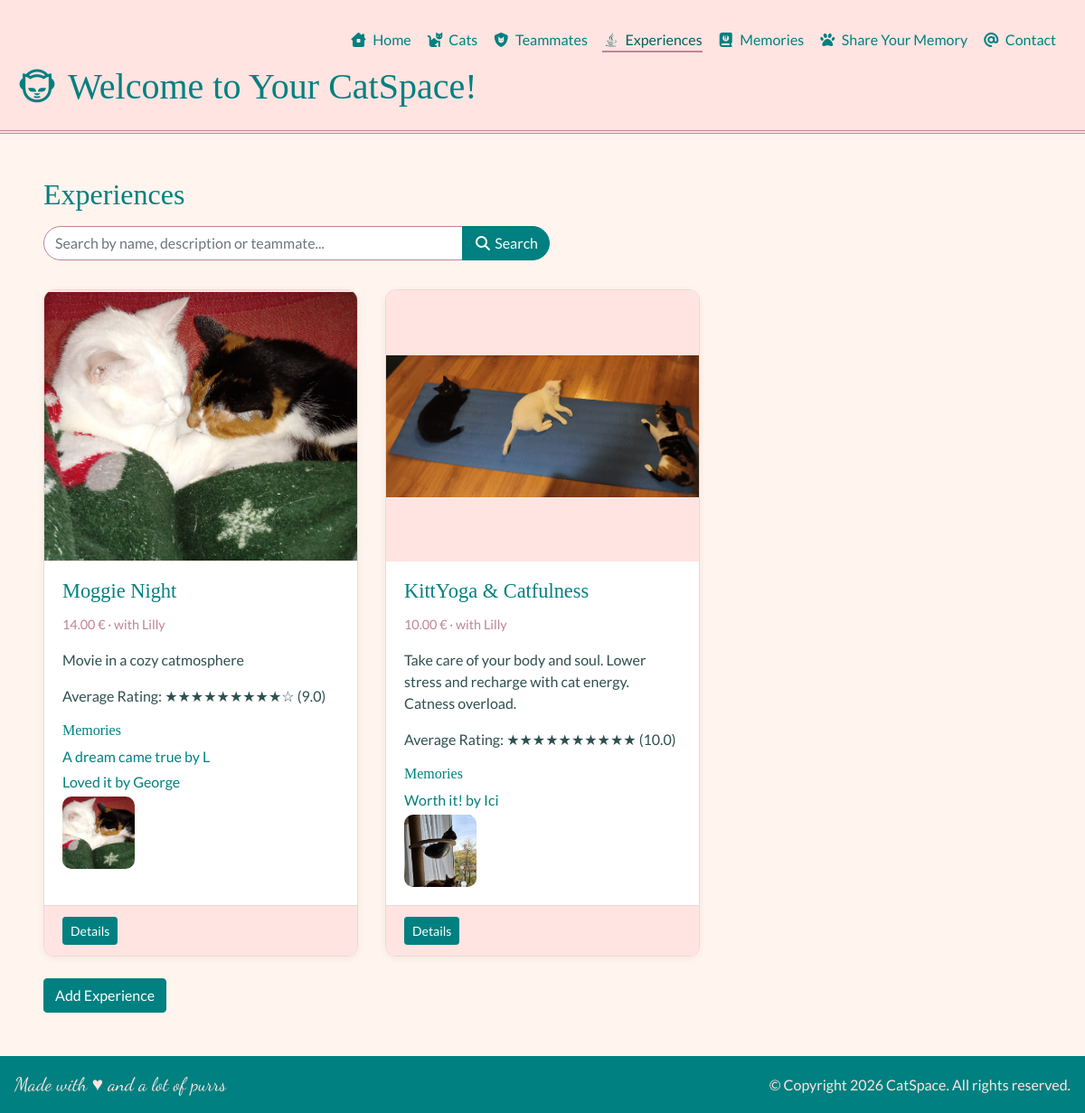
/experiences/, run on an earlier commit of the app's database.
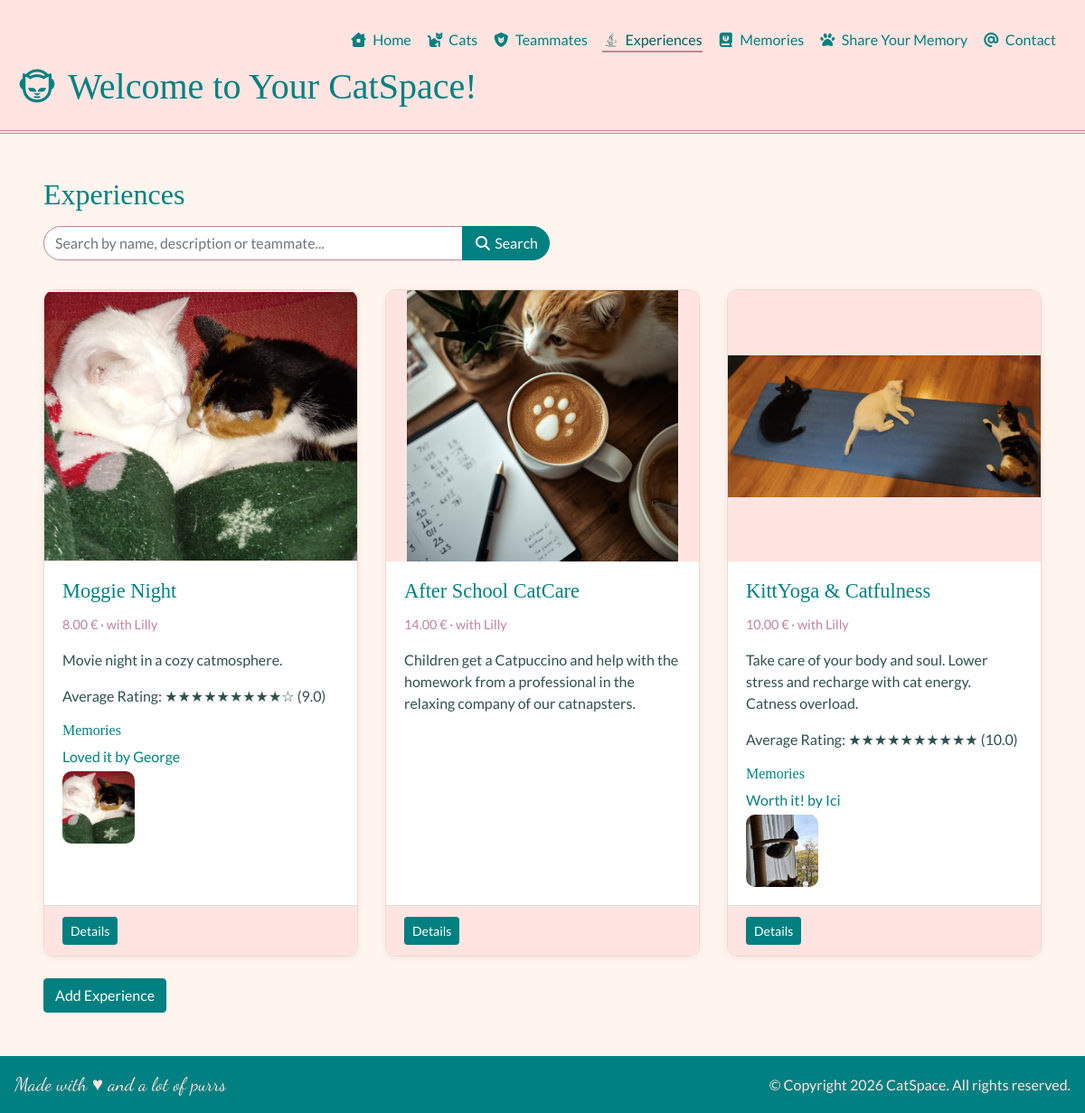
And on a later commit of the database.
### experiences/models.py (models this page shows, shortened)
class Experience(TimeStampMixin):
    name = models.CharField(max_length=30, unique=True)
    description = models.TextField(blank=True)
    cover_image_url = models.URLField(null=True, blank=True)
    price = models.DecimalField(max_digits=5, decimal_places=2, validators=[MinValueValidator(0)])
    teammate = models.ForeignKey("teammates.Teammate", on_delete=models.SET_NULL, null=True, blank=True,
                                 related_name="experiences")
    is_available = models.BooleanField(default=True, blank=True)
    slug = models.SlugField(blank=True, unique=True)
    class Meta:
        ordering = ["-updated_at"]
    def __str__(self) -> str:
        return self.name

### teammates/models.py (models this page shows)
class Teammate(TimeStampMixin):
    name = models.CharField(max_length=30)
    description = models.TextField(blank=True)
    email = models.EmailField(max_length=100, unique=True)
    phone = PhoneNumberField(region="BG", blank=True, null=True)
    image_url = models.URLField(blank=True, null=True)
    username = models.CharField(max_length=30, unique=True, validators=[RegexValidator(r"^\w+\Z")])
    def __str__(self) -> str:
        return self.name
    class Meta:
        ordering = ["created_at"]

### memories/models.py (models this page shows)
class Memory(TimeStampMixin):
    title = models.CharField(max_length=30)
    author = models.CharField(max_length=30)
    description = models.TextField(blank=True)
    image = models.ImageField(upload_to="memories/", null=True, blank=True)
    rating = models.PositiveSmallIntegerField(validators=[MinValueValidator(1), MaxValueValidator(10)],
                                              null=True, blank=True)
    experience = models.ForeignKey("experiences.Experience", on_delete=models.SET_NULL, related_name="memories",
                                   null=True, blank=True)
    cats = models.ManyToManyField("cats.Cat", related_name="memories", blank=True)
    class Meta:
        ordering = ["-updated_at"]
    def __str__(self) -> str:
        return f"{self.title} by {self.author}"
    def get_absolute_url(self):
        return reverse("memories:detail", kwargs={"pk": self.pk})

### experiences/views.py (the view)
# urls.py: path("", views.ExperienceList.as_view(), name="list"),
class ExperienceList(ListView):
    paginate_by = 6
    def get_queryset(self):
        queryset = (Experience.objects.filter(is_available=True).select_related("teammate").prefetch_related("memories")
                    .annotate(avg_rating=Avg("memories__rating")).order_by("-updated_at"))
        q = self.request.GET.get("query")
        if q:
            q = q.strip()
            queryset = queryset.filter(
                Q(name__icontains=q) | Q(description__icontains=q) | Q(teammate__name__icontains=q))
        return queryset

### memories/templatetags/memory_extras.py (called while the page is built)
@register.filter
def stars(value):
    max_stars = 10
    if not value:
        return "Not rated yet"
    value = round(float(value))
    return "★" * value + "☆" * (max_stars - value)

### templates/experiences/experience_list.html (shortened to what this page needs)
{% extends "base.html" %}
{% load memory_extras %}
{% load static %}
{% block content %}
    <h2>Experiences</h2>
    <form method="get" class="search-form" role="search">
        <div class="input-group">
            <input type="search" name="query" value="{{ request.GET.query }}" class="form-control"
                   placeholder="Search by name, description or teammate..." aria-label="Search experiences">
            <div class="input-group-append">
                <button class="btn btn-primary" type="submit"><i class="fa-solid fa-magnifying-glass"></i> Search</button>
            </div>
        </div>
    </form>
    <section class="row card-list">
        {% for experience in experience_list %}
            <article class="col-md-6 col-lg-4 mb-4">
                <div class="card h-100">
                    {% if experience.cover_image_url %}
                        <a href="{{ experience.cover_image_url }}" target="_blank">
                            <img src="{{ experience.cover_image_url }}" alt="{{ experience }}" class="card-img-top">
                        </a>
                    {% else %}
                        <div class="card-img-placeholder"><i class="fa-solid fa-mug-hot"></i></div>
                    {% endif %}
                    <div class="card-body">
                        <h3 class="card-title">{{ experience }}</h3>
                        <p class="card-meta">{{ experience.price }} &euro;
                            {% if experience.teammate %}&middot; with {{ experience.teammate }}{% endif %}</p>
                        {% if experience.description %}
                            <p>{{ experience.description }}</p>
                        {% endif %}
                        {% if experience.avg_rating and experience.avg_rating >= 8 %}
                            <p>Average Rating: {{ experience.avg_rating|stars }}
                                ({{ experience.avg_rating|floatformat:1 }})</p>
                        {% endif %}
                        {% if experience.memories.all %}
                            <h4 class="card-subheading">Memories</h4>
                            {% for memory in experience.memories.all %}
                                <p class="mb-1"><a href="{{ memory.get_absolute_url }}">{{ memory }}</a></p>
                            {% endfor %}
                            <div class="thumbnails">
                                {% for memory in experience.memories.all %}
                                    {% if memory.image %}
                                        <img src="{{ memory.image.url }}" alt="Memory Image">
                                    {% endif %}
                                {% endfor %}
                            </div>
                        {% endif %}
                    </div>
                    <div class="card-footer">
                        <a class="btn btn-primary btn-sm"
                           href="{% url 'experiences:detail' experience.slug %}">Details</a>
                    </div>
                </div>
            </article>
        {% endfor %}
    </section>
    <div><a class="btn btn-primary" href="{% url 'experiences:create' %}">Add Experience</a></div>
{% endblock %}

What changed in the data, as far as the page shows it:
removed Memory: title+author "A dream came true by L", shown under Experience "Moggie Night"
changed Experience "Moggie Night": price "14.00" → "8.00"; description "Movie in a cozy catmosphere" → "Movie night in a cozy catmosphere."
now on this page (row edited): Experience: cover_image_url (picture), name "After School CatCare", price "14.00", teammate "Lilly", description "Children get a Catpuccino and help with the homework from a professional in the relaxing company of our catnapsters."
